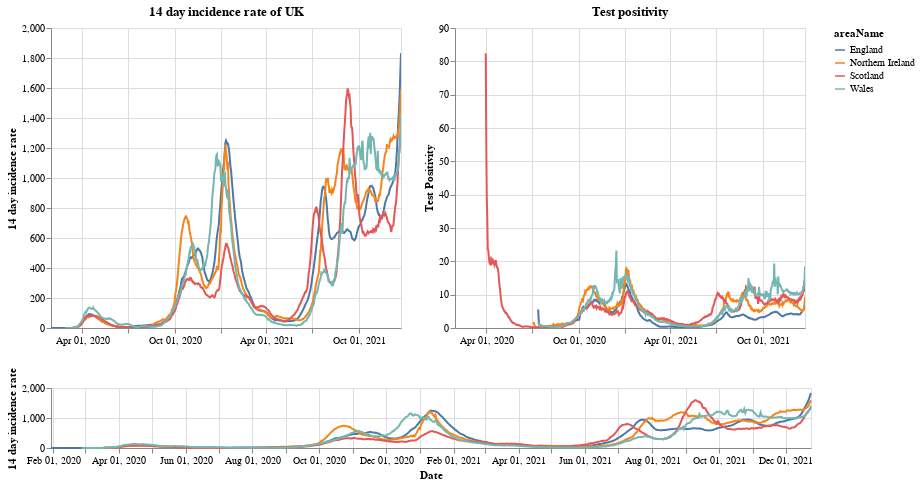

Notebook cell for this chart:
### Markdown cell above
# Plots

First a plot with each country in the UK. The top right shows the positivity rate for (which is the percentage of registered tests which were positive) while the top left is the 14 day incidence rate. The bottom chart can be used to select the timeframe (does not work on a mobile device).

### Code cell
#collapse
brush = alt.selection(type='interval', name='DateBrush',encodings=['x'],fields=['Time'])
leg_selection = alt.selection_multi(fields=['areaName'], bind='legend')

base = alt.Chart(uk_cases).mark_line().encode(
    x=alt.X("yearmonthdate(date):T", axis=alt.Axis(title='Date')),
    y=alt.Y("twoWeeklyCasesRate:Q", axis=alt.Axis(title='14 day incidence rate')),
    tooltip=['areaName', 'date','twoWeeklyCasesRate', 'testPositivity'],
    color='areaName',
    opacity=alt.condition(leg_selection, alt.value(2), alt.value(0.1))
).add_selection(leg_selection).properties(width=350)

upper = base.encode(alt.X('yearmonthdate(date):T', axis=alt.Axis(title=''),
                         scale=alt.Scale(domain=brush))
                   ).properties(title=f'14 day incidence rate of UK')
upper_right = upper.encode(alt.Y('testPositivity:Q', axis=alt.Axis(title='Test Positivity'))).properties(title='Test positivity')
lower = base.properties(height=60, width = 760).add_selection(brush)

(upper | upper_right) & lower

### Figure 1 — Vega-Lite specification as saved in the notebook (floating-point values rounded to 4 significant figures; data arrays with more than 128 entries replaced by an {"elided": "..."} marker saying what was removed)
{"config": {"view": {"continuousWidth": 400, "continuousHeight": 300}}, "vconcat": [{"hconcat": [{"mark": "line", "encoding": {"color": {"type": "nominal", "field": "areaName"}, "opacity": {"condition": {"value": 2, "selection": "selector001"}, "value": 0.1}, "tooltip": [{"type": "nominal", "field": "areaName"}, {"type": "temporal", "field": "date"}, {"type": "quantitative", "field": "twoWeeklyCasesRate"}, {"type": "quantitative", "field": "testPositivity"}], "x": {"type": "temporal", "axis": {"title": ""}, "field": "date", "scale": {"domain": {"selection": "DateBrush"}}, "timeUnit": "yearmonthdate"}, "y": {"type": "quantitative", "axis": {"title": "14 day incidence rate"}, "field": "twoWeeklyCasesRate"}}, "selection": {"selector001": {"type": "multi", "fields": ["areaName"], "bind": "legend"}}, "title": "14 day incidence rate of UK", "width": 350}, {"mark": "line", "encoding": {"color": {"type": "nominal", "field": "areaName"}, "opacity": {"condition": {"value": 2, "selection": "selector001"}, "value": 0.1}, "tooltip": [{"type": "nominal", "field": "areaName"}, {"type": "temporal", "field": "date"}, {"type": "quantitative", "field": "twoWeeklyCasesRate"}, {"type": "quantitative", "field": "testPositivity"}], "x": {"type": "temporal", "axis": {"title": ""}, "field": "date", "scale": {"domain": {"selection": "DateBrush"}}, "timeUnit": "yearmonthdate"}, "y": {"type": "quantitative", "axis": {"title": "Test Positivity"}, "field": "testPositivity"}}, "selection": {"selector001": {"type": "multi", "fields": ["areaName"], "bind": "legend"}}, "title": "Test positivity", "width": 350}]}, {"mark": "line", "encoding": {"color": {"type": "nominal", "field": "areaName"}, "opacity": {"condition": {"value": 2, "selection": "selector001"}, "value": 0.1}, "tooltip": [{"type": "nominal", "field": "areaName"}, {"type": "temporal", "field": "date"}, {"type": "quantitative", "field": "twoWeeklyCasesRate"}, {"type": "quantitative", "field": "testPositivity"}], "x": {"type": "temporal", "axis": {"title": "Date"}, "field": "date", "timeUnit": "yearmonthdate"}, "y": {"type": "quantitative", "axis": {"title": "14 day incidence rate"}, "field": "twoWeeklyCasesRate"}}, "height": 60, "selection": {"selector001": {"type": "multi", "fields": ["areaName"], "bind": "legend"}, "DateBrush": {"type": "interval", "encodings": ["x"], "fields": ["Time"]}}, "width": 760}], "data": {"name": "data-7562ab3a79e48d49d88e058f0ab7b61d"}, "$schema": "https://vega.github.io/schema/vega-lite/v4.8.1.json", "datasets": {"data-7562ab3a79e48d49d88e058f0ab7b61d": {"elided": "2688 records"}}}
